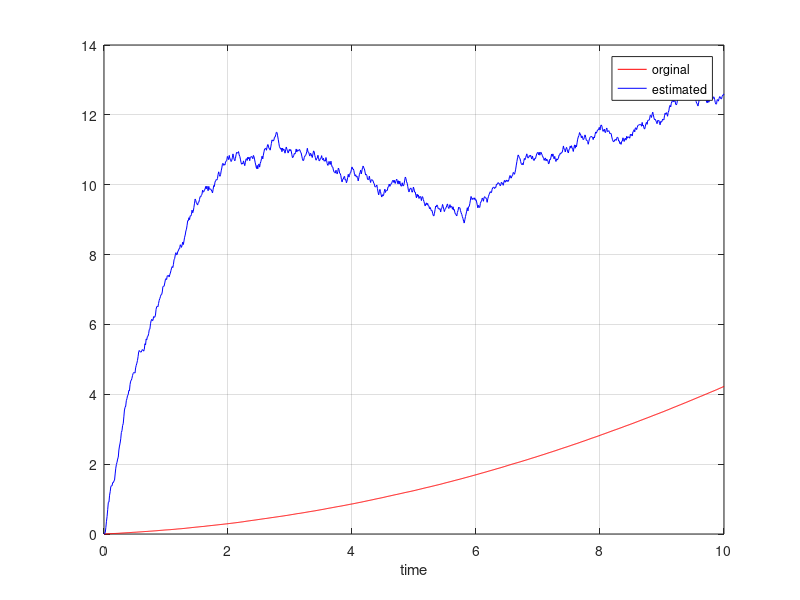
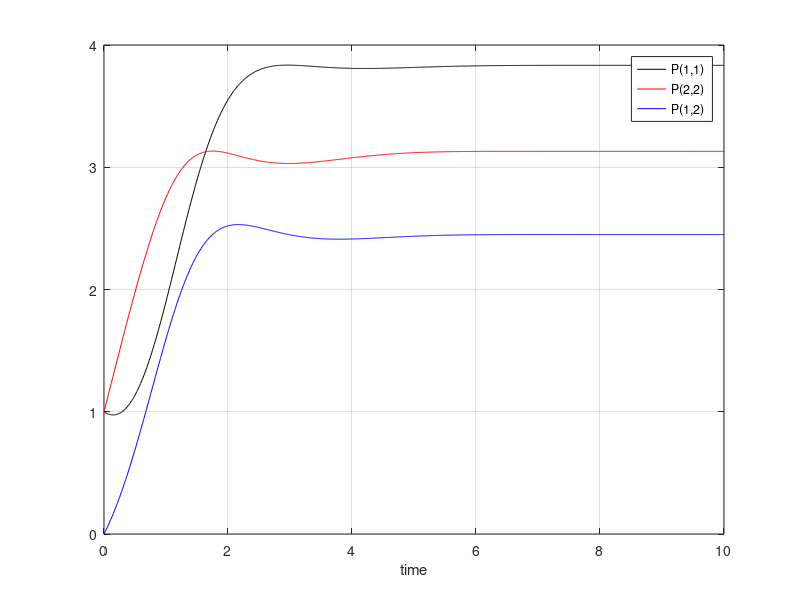

Write the MATLAB code that produced these figures, in order.
% Question 8.13
%Rohan Singh Rajput
clc;clear;close all;
SSFlag = true ; 
A = [ 0 1 ; 0 0 ];C = [ 1 0];q = 2;Q = [ 0 0 ; 0 q];
R = 3;dt = 0.01;tf = 10;

x = [0;0];
xhat = x;
P = [ 1 0 ; 0 1];

xErr = x;

xhatErr = xhat;
k = 1;
PErr(:,:,k) = P;

Pss = [ sqrt(2*R^(3/2)*q^(1/2)) sqrt(R*q) ; sqrt(R*q) sqrt(2*R^(1/2)*q^(3/2))];

Kss = Pss*C'*inv(R);

[v,d]  = eig([q*dt 0 ; 0 R/dt]);

for t = dt : dt : tf + dt/10
    noise = v *sqrt(d)*rand(2,1);
    
    xdot = A*x + sqrt(Q*dt)*randn(size(x));
    xdot = A*x + noise(1);
    
    x = x + xdot*dt;
    y = C*x + sqrt(R/dt)*randn;
    y = C*x + noise(2);
    
    if SSFlag
        K = Kss;
        Pdot = A*P + P*A' - P*C'*inv(R)*C*P + Q;
    end
    
    xhatdot = A*xhat +  K*(y - C*xhat);
    xhat = xhat + xhatdot*dt;
    P = P + Pdot*dt;
    xErr = [xErr x];
    xhatErr = [xhatErr xhat];
    
    k = k+1;
    
    PErr(:,:,k) = P;
end

t = 0:dt:tf + dt/10;
plot(t,xErr(1,:),'r',t,xhatErr(1,:),'b');
xlabel('time');grid on;legend('orginal', 'estimated');

figure;
plot( t,squeeze(PErr(1,1,:)),'k',t,squeeze(PErr(2,2,:)),'r',t,squeeze(PErr(1,2,:)),'b');
xlabel('time');grid on;legend('P(1,1)','P(2,2)', 'P(1,2)');

